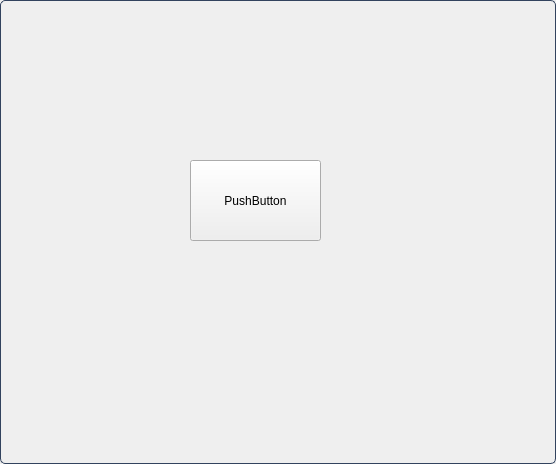
<?xml version="1.0" encoding="UTF-8"?>
<ui version="4.0">
 <class>Form</class>
 <widget class="QWidget" name="Form">
  <property name="geometry">
   <rect>
    <x>0</x>
    <y>0</y>
    <width>556</width>
    <height>464</height>
   </rect>
  </property>
  <property name="windowTitle">
   <string>Form</string>
  </property>
  <property name="styleSheet">
   <string notr="true">QWidget#Form
{
    border: 1px solid #32435E;
    border-radius: 5px;                /*控件边框的弧度，数值越大，则弯曲得越厉害*/
    /* padding: 0 8px; */
    background: qlineargradient(x1: 0, y1: 0, x2: 0, y2: 1,    /*背景*/
                             stop: 0 #113845,
                             stop: 1.0 #15A8FF);
    selection-background-color: #0A246A;
}
</string>
  </property>
  <widget class="QPushButton" name="pushButton">
   <property name="geometry">
    <rect>
     <x>190</x>
     <y>160</y>
     <width>131</width>
     <height>81</height>
    </rect>
   </property>
   <property name="text">
    <string>PushButton</string>
   </property>
  </widget>
 </widget>
 <resources/>
 <connections/>
</ui>
